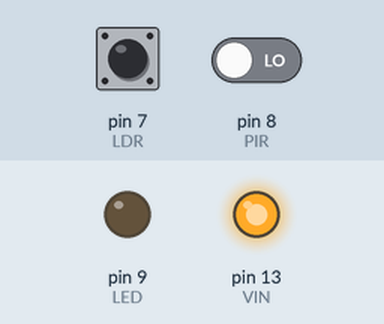
Simulated run of this sketch. Board: Arduino Uno, built with avr-gcc and run on an emulated ATmega328P. Parts: output pins drawn as LEDs (lit = HIGH). Inputs (shaded band) come from the test bench; at power-on: pin 8 (PIR) LOW, pin 7 (LDR) HIGH. What the sketch prints to the serial monitor is not drawn.

Above: at 1.2 s.
1.3 s: pin 8 (PIR) driven HIGH
At 1.55 s:
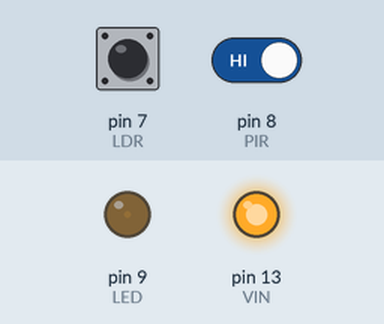
4.3 s: pin 7 (LDR) driven LOW
At 5.5 s:
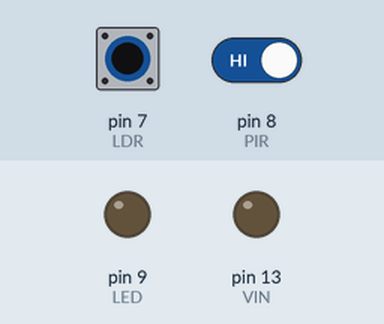
5.8 s: pin 7 (LDR) driven HIGH
At 6.05 s:
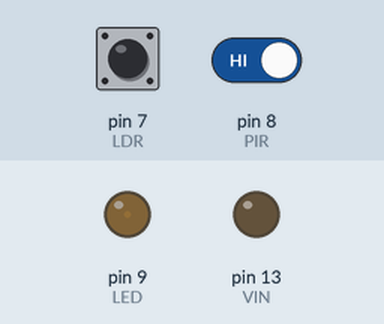
8.8 s: pin 7 (LDR) pulsed LOW 5 times (0.12 s each, 0.3 s apart)
At 14.99 s:
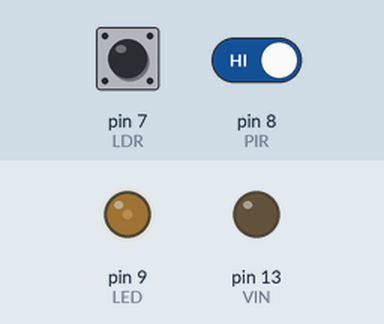
Timing chart, 0 to 18.2 s (numbered marks = the images above; inputs shaded):
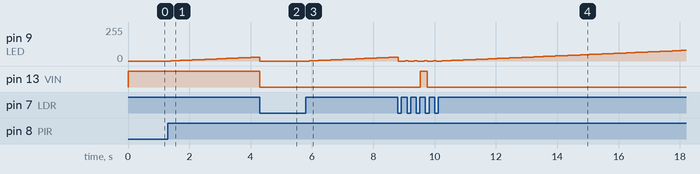

Measured:
- after the input at 1.3 s, pin 9 (LED): moves from 0/255 to 29/255 over 2.8 s, starting after 0.10 s
- after the input at 4.3 s, pin 13 (VIN): HIGH → LOW at once
- after the input at 5.8 s, pin 9 (LED): moves from 0/255 to 29/255 over 2.8 s, starting after 0.11 s
- after the input at 8.8 s, pin 13 (VIN): LOW → HIGH after 0.73 s, → LOW 0.23 s later

The sketch:

NightVision.ino
```cpp
/*
 * Motion Sensor Activated Light for Night Vision
 * https://www.instagram.com/siddhantshah2212
 * https://www.github.com/SiddhantShah2001/NightVision
 */

/*
 * Parts Needed:-

 * Arduino (Mega/Uno/Nano/Mini)
 * PIR (Passive Infra-red) Sensor Module
 * LDR (Light Dependent Resistor) Module (Active-Low Version)
 * BJT TIP122 or Logic Level N-Channel MOSFET (E.g IRLZ44N)
 * Heat-sink for Transistor (if Needed)
 * 10K Ohm Resistor (If using MOSFET)
 * 1K Ohm Resistor
 * 12V LED Strip (Any Color)
 * 12V DC Adapter
 * Jumper Wires
 */

/*
 * Wiring:-

 # PIR Module:
 * +ve/Vin -> Arduino Pin 13
 * -ve/Gnd -> Arduino GND
 * Out -> Arduino Pin 8

 # LDR Module:
 * +ve/Vin -> Arduino 5V/3.3V
 * -ve/Gnd -> Arduino GND
 * Out -> Arduino Pin 7

 # BJT:
 * Emitter -> Arduino GND
 * Collector -> LED Strip -VE/GND
 * Base -> 1K Ohm Resistor -> Arduino Pin 9

(If Using MOSFET)
 # MOSFET:
 * Source -> Arduino GND
 * Drain -> LED Strip -VE/GND
 * Gate -> 1K Ohm Resistor -> Arduino Pin 9
 * Additionally (Gate -> 10K Ohm Resistor -> SOURCE/GND)

 # LED Strip:
 * +ve/Vin -> Arduino VIN
 * -ve/Gnd -> Transistor Collector/Drain

 # 12V DC Adapter:
 * Adapter Male Pin -> Arduino DC Female Socket
 */

// Declaring I/O Pins
const int LDR = 7;  // Out-Pin from LDR Module.
const int PIR = 8;  // Out-Pin from PIR Module.
const int LED = 9;  // Output Pin for LED. (Connects to the Base of BJT TIP122 or Gate of Logic Level MOSFET via 1K Ohm Resistor)
const int VIN = 13; // Output Pin for PIR +ve/Vin.

// Global Variables
int i = 0;            // Variable for PWM Operation.
int tag = LOW;        // Variable for LDR to Reset Light State and Value.
int brightness = LOW; // Variable for PIR to set Light state.

// Setup Runs only Once, unless called for.
void setup ()
{
  Serial.begin(9600); // Initialise Serial Monitor with Baud-Rate of 9600
  Serial.println(""); // Skips the First Line for Head-room (Not Neccessary)

  pinMode(LDR, INPUT);  // Declare LDR-Pin as an Input
  pinMode(PIR, INPUT);  // Declare PIR-Pin as an Input
  pinMode(LED, OUTPUT); // Declare LED-Pin as an Output
  pinMode(VIN, OUTPUT); // Declare VIN-Pin as an Output
}

// Loop Runs Forever.
void loop ()
{
  int state = digitalRead(PIR);   // Variable to Read the PIR Sensor Value.
  int ambient = digitalRead(LDR); // Variable to Read the LDR Sensor Value.
  ambient = !ambient;             // Set Variable-"ambient" to the Opposite of it's Original Value.
  i = constrain(i, 0, 255);       // Constrain Function Limits the Variable-"i" to be within the 0 - 255 Range.

  if (ambient == LOW && tag == LOW) // If the Value of Variables "ambient" & "tag" are "LOW" (If the Ambiance is Dark).
  {
    digitalWrite(VIN, HIGH);        // Set PIR +ve/Vin Pin to "HIGH" (Turn On Motion Sensor).
    brightness = LOW;               // Set Variable-"brightness"  to "LOW".
    i = 0;                          // Set Variable-"i" to "0".
    tag = HIGH;                     // Set Variable-"tag" to "HIGH" (To avoid re-executing this "if" statement).
  }
  else if (ambient == HIGH) // If the Value of Variable-"ambient" is "HIGH" (If the Ambiance is Bright).
  {
    digitalWrite(VIN, LOW); // Set PIR +ve/Vin Pin to "LOW" (Turn Off Motion Sensor).
    digitalWrite(LED, LOW); // Set LED Pin to "LOW" (Turn Off Light).
    brightness = LOW;       // Set Variable-"brightness" to "LOW".
    i = 0;                  // Set Variable-"i" to "0".
    tag = LOW;              // Set Variable-"tag" to "LOW" (To make the above Declared "if" statement Executable when it's Dark again).
  }

  if (state == HIGH && brightness == LOW && i <= 0) // If the Value of Variables "state", "brightness" are "LOW" & "i" is "0" (If the current Output Value of PIR Sensor is "HIGH" and Previous Value of Light was "LOW").
  {
    Serial.println("Motion Sensed");                // Print Text on a new Line with String "Motion Sensed" on Serial Monitor (Display Text "Motion Sensed" on Serial Monitor).
    Serial.print("Value ON: ");                     // Print Text with String "Value ON: " on Serial Monitor (Display Text "Value ON: " on Serial Monitor).

    for (i = 0; i <= 255; i++)                      // For the Variable-"i" with Current Value "0" and "i" Smaller than or Equal to "255", Value of "i" + "1" (Starting with "i" as "0" and Increasing it's Value untill 255 by "1").
    {
      int ambient = digitalRead(LDR);     // Re-Declaration of Variable-"ambient" to use it inside a "for" Loop.
      ambient = !ambient;                 // Set Variable-"ambient" to the Opposite of it's Original Value.
      if (ambient == HIGH)                // If the Value of Variable-"ambient" is "HIGH" (Exit the Loop and return to "OFF" State if it's Dark again).
      {
        Serial.println("");               // Finish and Skip Current Text Line on Serial Monitor.
        Serial.println("Ambient : HIGH"); // Print Text on a new Line with String "Ambient : HIGH" on Serial Monitor (Display Text "Ambient : HIGH" on Serial Monitor).
        break;                            // Exit the "for" Loop.
      }
      Serial.print(i);                              // Print Text with the Value of Variable-"i" on the "Value ON: " Line on Serial Monitor (Display the changed current Value of "i" after Text String "Value ON: " on the Same Line).
      Serial.print("  |  ");                        // Print Text with String "  |  " on Serial Monitor (Create Gap for the Next Values of "i" to be Printed).
      analogWrite(LED, i);                          // Set the PWM Duty Cycle Value for LED Pin as "i" (PWM Value is equal to the value of "i").
      delay(100);                                   // Delay for 100mS to slowly Increase the Brightness, the Time taken from 0% to 100% Brightness is 100*255 = 25500mS. Increase or Decrease the time for Longer or Shorter Rise Time (A gap of 100mS before the Next value to PWM is assigned).
    }
    Serial.println("");                             // Finish and Skip the On-going Line.
    Serial.println("");                             // Skip one Line

    brightness = HIGH;                              // Set Variable-"brightness" to "HIGH".
  }

  else if (state == LOW && brightness == HIGH) // Else If the above conditions don't match anymore and the Value of Variable-"state" is "LOW" and Value of Variable-"brightness" is "HIGH" (Otherwise If the above mentioned "if" Parameters don't match anymore i.e the PIR Sensor Value is "LOW" and the previous value of Light was "HIGH").
  {
    Serial.print("Value OFF: ");               // Print Text with String ("Value OFF: ") on Serial Monitor (Display Text "Value OFF: " on Serial Monitor).
    for (i = 255; i >= 0; i--)                 // For the Variable-"i" with Current Value "255" and "i" Greater than or Equal to "0", Value of "i" - "1" (Starting with "i" as "255" and decreasing it's Value untill 0 by "1").
    {
      int state = digitalRead(PIR); // Re-Declaration of Variable-"state" to use it inside a "for" Loop.
      if (state == HIGH)            // If the Value of Variable-"state" is "HIGH" (If the Motion was Retriggered while turning Off LED, the Light turns back On).
      {
        for (i; i <= 255; i++)      // For the Variable-"i", "i" Smaller than or Equal to "255", Value of "i" + "1" (Starting with "i" and Increasing it's Value untill 255 by "1").
        {
          Serial.print(i);          // Print Text with the Value of Variable-"i" on the "Value OFF: " Line on Serial Monitor (Display the changed current Value of "i" after Text String "Value OFF: " on the Same Line).
          Serial.print("  |  ");    // Print Text with String "  |  " on Serial Monitor (Create Gap for the Next Values of "i" to be Printed).
          analogWrite(LED, i);      // Set the PWM Duty Cycle Value for LED Pin as "i" (PWM Value is equal to the value of "i").
          delay(10);                // Delay for 10mS to slowly Increase the Brightness, the Time taken from 0% to 100% Brightness is 10*255 = 2550mS. Increase or Decrease the time for Longer or Shorter Rise Time (A gap of 10mS before the Next value to PWM is assigned).
        }
        break;                      // Exit the "for" Loop.
      }
      Serial.print(i);                         // Print Text with the Value of Variable-"i" on the "Value OFF: " Line on Serial Monitor (Display the changed current Value of "i" after Text String "Value OFF: " on the Same Line).
      Serial.print("  |  ");                   // Print Text with String "  |  " on Serial Monitor (Create Gap for the Next Values of "i" to be Printed).
      analogWrite(LED, i);                     // Set the PWM Duty Cycle Value for LED Pin as "i" (PWM Value is equal to the value of "i").
      delay(25);                               // Delay for 25mS to slowly Decrease the Brightness, the Time taken from 100% to 0% Brightness is 25*255 = 6375mS. Increase or Decrease the time for Longer or Shorter Fall Time (A gap of 25mS before the Next value to PWM is assigned).
    }
    Serial.println("");                        // Finish and Skip the On-going Line.
    Serial.println("");                        // Skip One Line.

    brightness = LOW;                          // Set Variable-"brightness" to "LOW".

    if (i > 0)                                 // If the Final Value of "i" was Greater than "0" (If Motion was re-triggered)
    {
      brightness = HIGH;                       // Set Variable-"brightness" to "HIGH".
    }
  }
}
```
